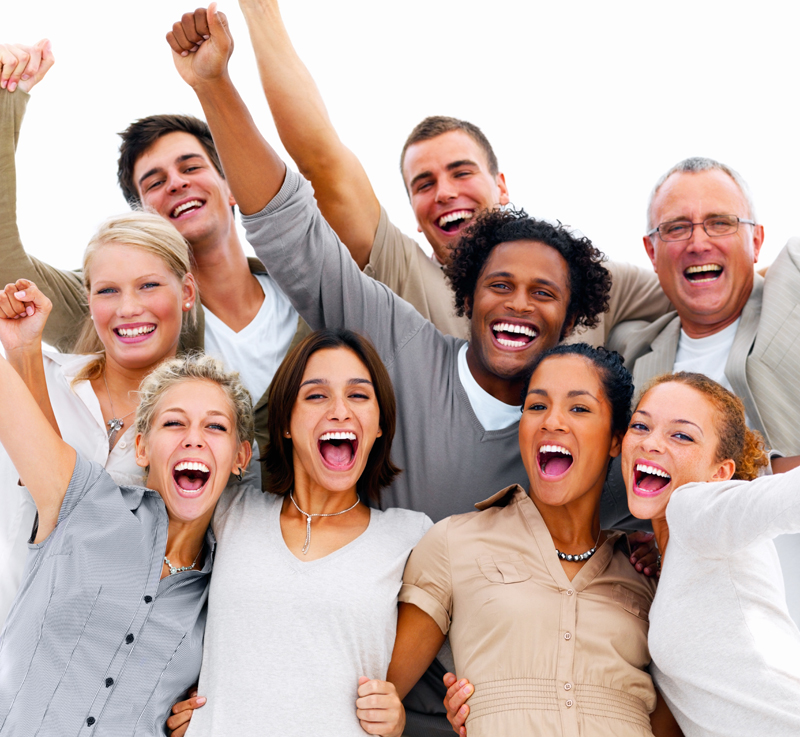
#> input picture 03 - Procesamiento de Imagenes/Imagenes/Grupo.jpg, 800 x 737 px
$ jupyter execute 'd. Clasificacion en Cascada.ipynb'
#> lines starting #> are read from the running program, lines starting #| are printed output that depends on the picture; after the words box and inside, x2 and y2 are one past the last pixel; in counts of white or black regions, pixels touching at a corner belong together
<div class="alert alert-block alert-info">
<span style="color: rgb(0,53,91);">
<center></center>
<font face = "Times New Roman" size = "6"><b><center>Maestría en Sistemas Computacionales</center></b></font>
<font face = "Times New Roman" size = "5"><b><center>Programación para Análisis de Datos</center></b></font>

<b><br><font face = "Times New Roman" size = "4"><center>Unidad 2: Conceptos Generales</center></font>
<font face = "Times New Roman" size = "4"><center>Tema 2.6: Conceptos del Procesamiento de Imágenes</center></font>
<font face = "Times New Roman" size = "4"><center>Subtema d: Clasificación en Cascada</center></font></b>
<div align="right"><font face = "Times New Roman" size = "2">Dr. Iván Esteban Villalón Turrubiates (villalon@iteso.mx)</font></div>
</span></div>

## CLASIFICACIÓN EN CASCADA

Una de las principales aplicaciones de la visión computacional y del procesamiento de imágenes es la detección de objetos.

La detección de objetos empleando **Clasificación en Cascada** basada en el modelo HAAR (*Haar Wavelet*), es una metodología efectiva de detección que fue propuesta por ***Paul Viola*** y ***Michael Jones*** en un artículo del 2001 que puede ser consultado [en esta liga](https://www.cs.cmu.edu/~efros/courses/LBMV07/Papers/viola-cvpr-01.pdf).

Posteriormente, ***Rainer Lienhart***, ***Alexander Kuranov*** y ***Vadim Pisarevsky*** lo implementaron y mejoraron en 2002 con una propuesta que puede ser consultada [en esta liga](http://www.staroceans.org/documents/MRL-TR-May02-revised-Dec02.pdf).

La **Clasificación en Cascada** es una aproximación basada en **Aprendizaje Máquina (Machine Learning)** donde una función en cascada es entrenada a partir de un banco de imágenes con valores positivos y negativos. Posteriormente se emplea para la detección de objetos en otras imágenes.

Por otro lado, **OpenCV** provee un método de entrenamiento con modelos pre-entrenados, los cuales se han instalado con la librería **OpenCV** dentro de la carpeta `Data`, sin embargo, también pueden ser descargados desde [este enlace](https://github.com/opencv/opencv/tree/3.4/data/haarcascades).

La teoría detallada sobre la **Clasificación en Cascada** puede consultarse a través [de esta liga](https://docs.opencv.org/3.4/db/d28/tutorial_cascade_classifier.html).

Existe un tutorial detallado sobre el uso de la **Clasificación en Cascada** en **OpenCV**, el cual puede consultarse a través [de esta liga](https://docs.opencv.org/3.4/dc/d88/tutorial_traincascade.html).

En este subtema se describen algunos principios básicos de la **Clasificación en Cascada** empleando **OpenCV**.

Para ello, se realizará la carga de la imagen con los siguientes pasos:

1. Se cargan las librerías `OpenCV`, `PyLab`, `NumPy` y `Matplotlib`.
2. Se define el método `.rcParams()` de **PyLab** para visualizar la imagen con mejor tamaño.
3. Se lee el archivo `Grupo.jpg`.
4. Se convierte del modo `BGR` a `RGB`.
5. Se convierte del modo `RGB` a `Escala de Grises` ya que se usarán ambos.
7. Se imprime la imagen para verificación.

[cell 1]
#Importación de Librerías
import cv2
import pylab
import numpy as np
import matplotlib.pyplot as plt

#Tamaño de la Imagen
pylab.rcParams['figure.figsize'] = (10.0, 10.0)

#Lectura de la Imagen desde un archivo JPG
Imagen = cv2.imread("./Imagenes/Grupo.jpg")
#> Imagen is the input picture: shape (737, 800, 3); mean B, G, R 167.1, 174.9, 197.2

#Modificación del Espacio de Color
Grupo = cv2.cvtColor(Imagen, cv2.COLOR_BGR2RGB)

#Imagen en Escala de Grises
Gris = cv2.cvtColor(Grupo, cv2.COLOR_RGB2GRAY)
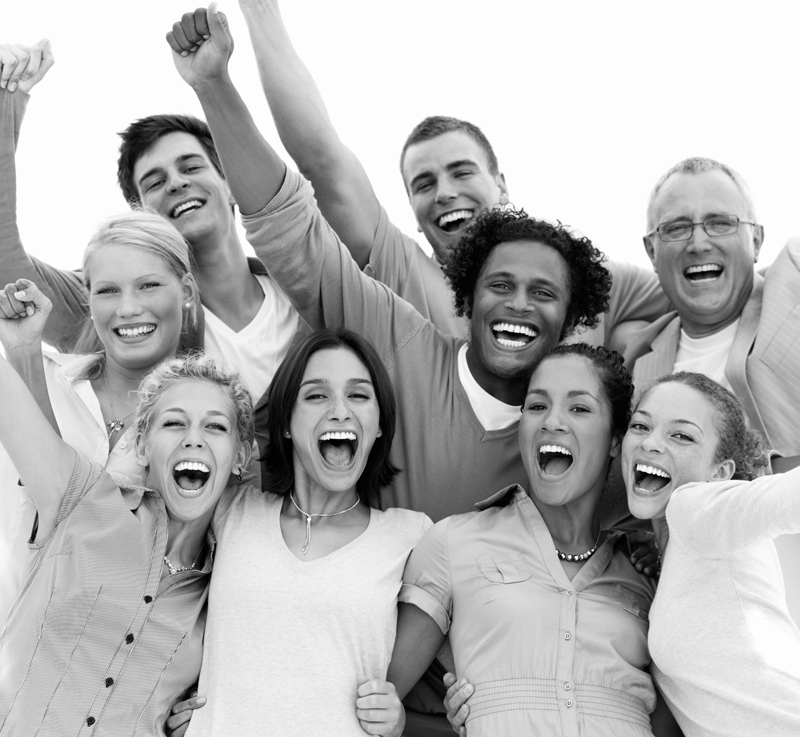
#> Gris: shape (737, 800); min 0, max 255, mean 180.7

#Impresión de la Imagen
plt.imshow(Grupo)
plt.axis('off')
plt.title("Grupo de Personas")
plt.show()

### Detección de Caras
Se empleará el modelo pre-entrenado para la detección de caras en la imagen. Este modelo está almacenado en el archivo `haarcascade_frontalface_default.xml` dentro de la carpeta `Modelos`.

Para ello se debe de cargar el modelo pre-entrenado empleando el método `.CascadeClassifier()`, cuyo argumento es el nombre del archivo `XML` que contiene el entrenamiento.

Posteriormente se aplicará el método `.detectMultiScale(a,b,c)` el cual detecta objetos de diferentes tamaños desde la imagen de entrada con base en el modelo pre-entrenado, y los regresa como una lista de rectángulos. Sus argumentos son:

* El argumento `a`: Indica el nombre de la variable que contiene a la imagen en escala de grises.
* El argumento `b`: Indica el factor de escalamiento, es el tamaño de la reducción en cada iteración.
* El argumento `c`: Indica los vecindarios que cada rectángulo debe tener para mantenerlo.

La documentación detallada del método `.detectMultiScale()` se puede consultar [en esta liga](https://docs.opencv.org/3.4/d1/de5/classcv_1_1CascadeClassifier.html#aaf8181cb63968136476ec4204ffca498).

Para este ejemplo emplearemos la imagen `Grupo` en escala de grises para que sea más correcta la determinación de la operación de **Detección de Caras**, esto es:

[cell 2]
#Lectura del Modelo Pre-Entrenado
modelo_caras = cv2.CascadeClassifier('./Modelos/haarcascade_frontalface_default.xml')

#Operación de Detección de Caras
caras = modelo_caras.detectMultiScale(Gris, 1.3, 5)
#> caras = [[139, 383, 108, 108], [121, 128, 104, 104], [392, 136, 105, 105], [642, 180, 117, 117], [75, 248, 106, 106], [468, 247, 106, 106], [283, 351, 110, 110], [497, 358, 126, 126], [600, 384, 128, 128]]

#Inserción de Rectángulos en la Imagen
for (x,y,w,h) in caras:
     cv2.rectangle(Grupo,(x,y),(x+w,y+h),(255,0,0),2)
#> this loop made 9 passes
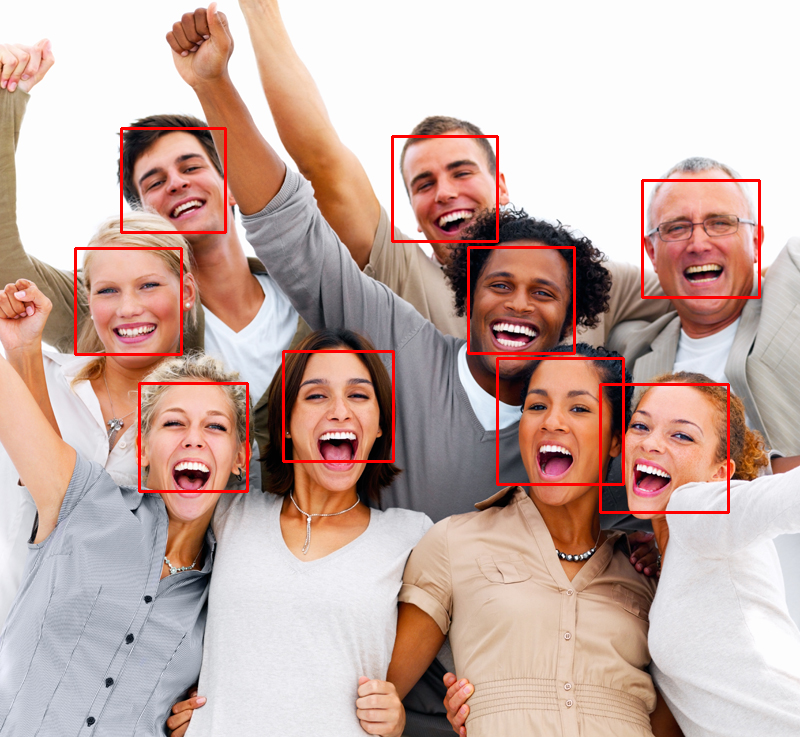
#> Grupo: shape (737, 800, 3); mean R, G, B 199.2, 172.4, 164.8

#Impresión de la Imagen
plt.imshow(Grupo)
plt.axis('off')
plt.title("Detección de Caras")
plt.show()

### Detección de Sonrisas
Se empleará el modelo pre-entrenado para la detección de sonrisas en la imagen. Este modelo está almacenado en el archivo `haarcascade_smile.xml` dentro de la carpeta `Modelos`. Para ello se debe de cargar el modelo pre-entrenado empleando el método `.CascadeClassifier()`, cuyo argumento es el nombre del archivo `XML` que contiene el entrenamiento.

Para este ejemplo emplearemos la imagen `Grupo` en escala de grises para que sea más correcta la determinación de la operación de **Detección de Sorisas**, esto es:

[cell 3]
#Nueva Lectura de la Imagen Original
Prueba = cv2.cvtColor(cv2.imread("./Imagenes/Grupo.jpg"), cv2.COLOR_BGR2RGB)

#Lectura del Modelo Pre-Entrenado
modelo_risas = cv2.CascadeClassifier('./Modelos/haarcascade_smile.xml')

#Operación de Detección de Sonrisas
risas = modelo_risas.detectMultiScale(Gris, 1.3, 15)
#> risas = [[173, 489, 36, 18], [422, 198, 68, 34], [668, 255, 72, 36], [102, 313, 67, 33], [479, 315, 72, 36], [521, 432, 74, 37], [168, 483, 49, 24], [302, 416, 73, 37], [461, 671, 73, 36], [84, 307, 103, 51], [460, 311, 103, 51]]

#Inserción de Rectángulos en la Imagen
for (x,y,w,h) in risas:
     cv2.rectangle(Prueba,(x,y),(x+w,y+h),(0,255,0),2)
#> this loop made 11 passes
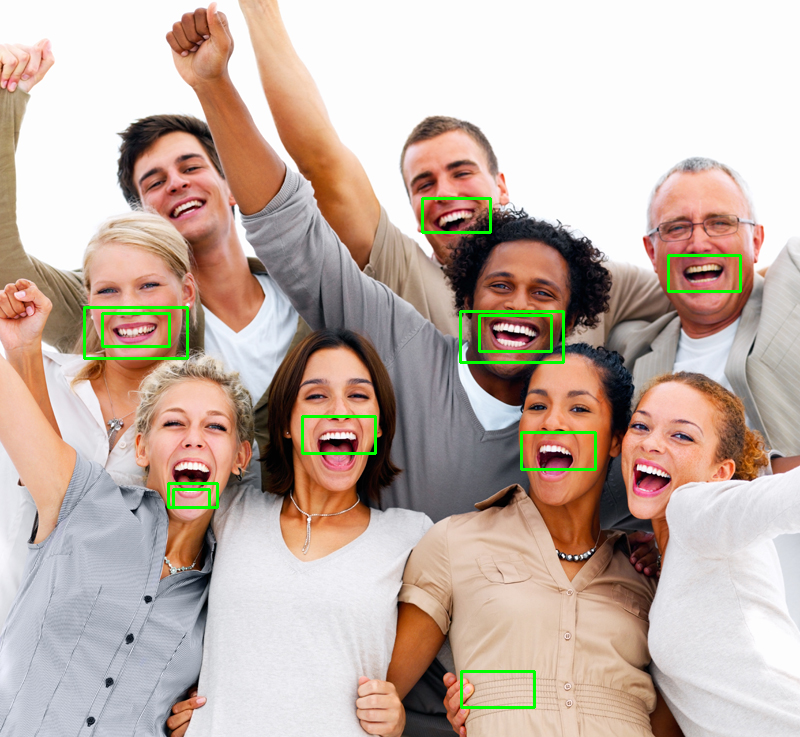
#> Prueba: shape (737, 800, 3); mean R, G, B 195, 176.5, 165.9

#Impresión de la Imagen
plt.imshow(Prueba)
plt.axis('off')
plt.title("Detección de Sonrisas")
plt.show()

Del resultado obtenido, es posible ver que se detectaron las sonrisas de manera adecuada, pero también hay *falsos positivos* y *falsos negativos* como es usual en la aplicación del modelo de **Clasificación en Cascada**.

Por lo tanto, para mejorar este proceso, se considerarán solamente las sonrisas dentro de las caras que fueron detectadas con anterioridad, esto es:

[cell 4]
#Operación de Detección de Sonrisas en Caras
for (x,y,w,h) in caras:
  for (x_s,y_s,w_s,h_s) in risas:
    if( (x <= x_s) and (y <= y_s) and ( x+w >= x_s+w_s) and ( y+h >= y_s+h_s)):
      cv2.rectangle(Grupo, (x_s,y_s),(x_s+w_s,y_s+h_s),(0,255,0),2)
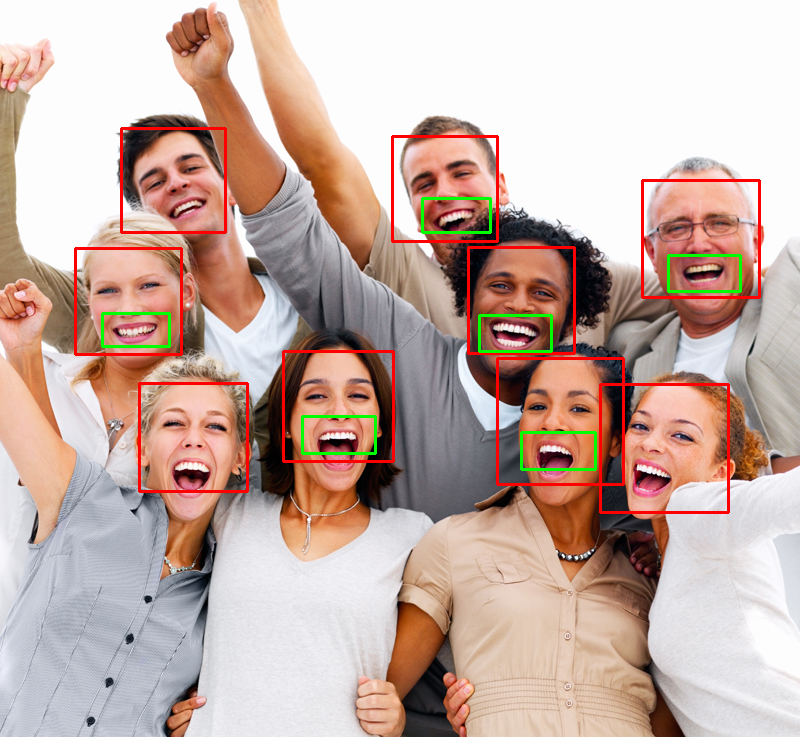
#> Grupo: shape (737, 800, 3); 0.65% of pixels changed, all inside (x1, y1, x2, y2) = (101, 197, 742, 471)

#Impresión de la Imagen
plt.imshow(Grupo)
plt.axis('off')
plt.title("Detección de Caras y Sonrisas")
plt.show()

### Detección de Ojos
Se empleará el modelo pre-entrenado para la detección de ojos en la imagen. Este modelo está almacenado en el archivo `haarcascade_frontalface_default.xml` dentro de la carpeta `Modelos`. Para ello se debe de cargar el modelo pre-entrenado empleando el método `.CascadeClassifier()`, cuyo argumento es el nombre del archivo `XML` que contiene el entrenamiento.

Para este ejemplo emplearemos la imagen `Grupo` en escala de grises para que sea más correcta la determinación de la operación de **Detección de Ojos**, esto es:

[cell 5]
#Nueva Lectura de la Imagen Original
Prueba = cv2.cvtColor(cv2.imread("./Imagenes/Grupo.jpg"), cv2.COLOR_BGR2RGB)

#Lectura del Modelo Pre-Entrenado
modelo_ojos = cv2.CascadeClassifier('./Modelos/haarcascade_eye.xml')

#Operación de Detección de Ojos
ojos = modelo_ojos.detectMultiScale(Gris, 1.3, 1)
#> ojos = 21 rows, first 6: [175, 40, 23, 23], [680, 154, 23, 23], [445, 165, 20, 20], [411, 175, 22, 22], [452, 304, 20, 20], [629, 418, 20, 20]

#Inserción de Rectángulos en la Imagen
for (x,y,w,h) in ojos:
     cv2.rectangle(Prueba,(x,y),(x+w,y+h),(255,255,255),2)
#> this loop made 21 passes
#> (x, y, w, h) on passes 1 to 12: (175, 40, 23, 23), (680, 154, 23, 23), (445, 165, 20, 20), (411, 175, 22, 22), (452, 304, 20, 20), (629, 418, 20, 20), (242, 433, 20, 20), (98, 226, 26, 26), (489, 274, 26, 26), (344, 381, 26, 26), (304, 381, 29, 29), (525, 394, 26, 26)
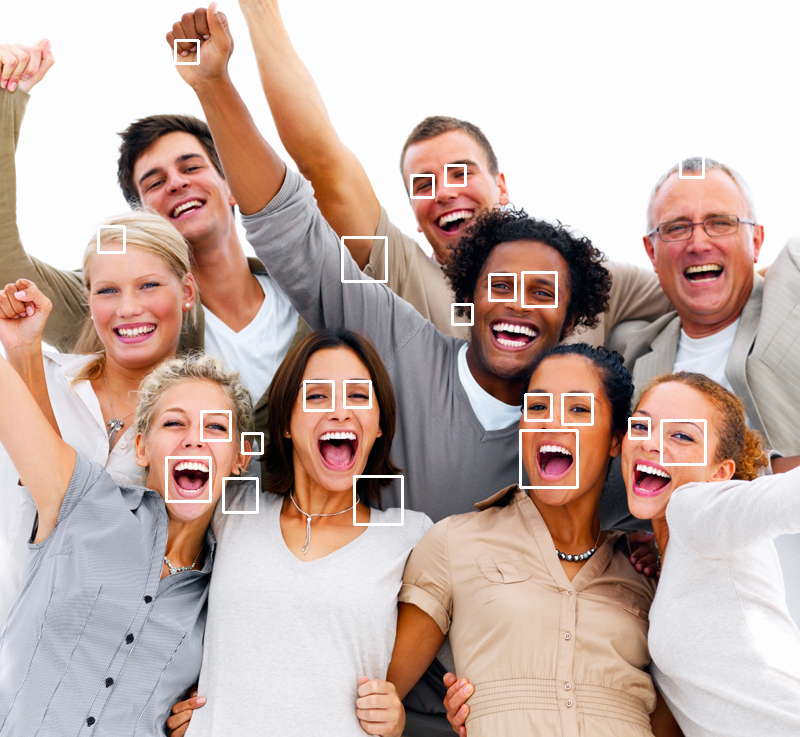
#> Prueba: shape (737, 800, 3); mean R, G, B 198, 176.5, 168.9

#Impresión de la Imagen
plt.imshow(Prueba)
plt.axis('off')
plt.title("Detección de Ojos")
plt.show()

De manera similar al resultado obtenido de la clasificación de sonrisas, es posible ver que se detectaron los ojos de manera adecuada, pero también hay *falsos positivos* y *falsos negativos* como es usual en la aplicación del modelo de **Clasificación en Cascada**.

Por lo tanto, para mejorar este proceso, se considerarán solamente los ojos dentro de las caras que fueron detectadas con anterioridad, esto es:

[cell 6]
#Operación de Detección de Ojos en Caras
for (x,y,w,h) in caras:
  for (x_s,y_s,w_s,h_s) in ojos:
    if( (x <= x_s) and (y <= y_s) and ( x+w >= x_s+w_s) and ( y+h >= y_s+h_s)):
      cv2.rectangle(Grupo, (x_s,y_s),(x_s+w_s,y_s+h_s),(255,255,255),2)
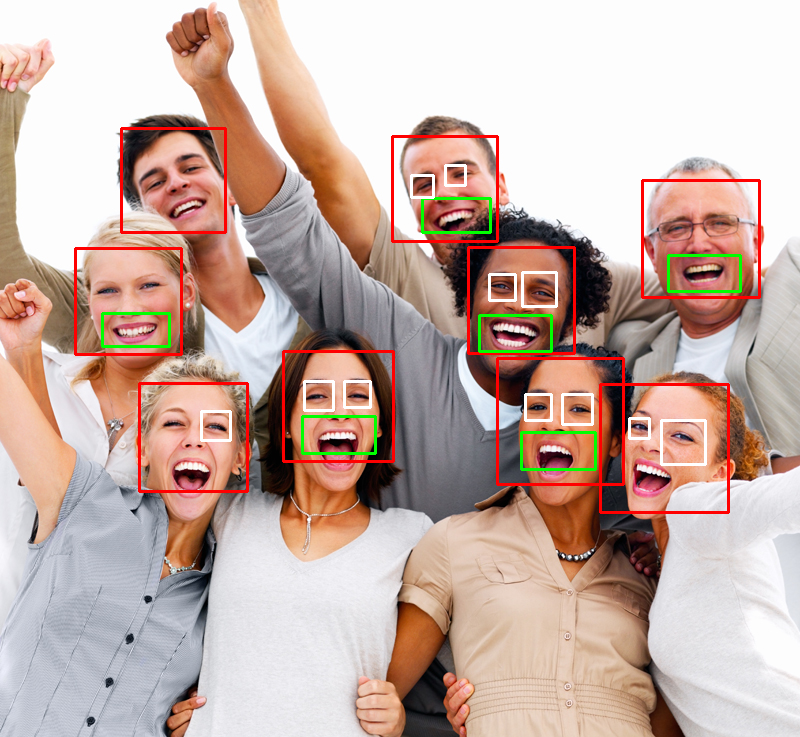
#> Grupo: shape (737, 800, 3); 0.62% of pixels changed, all inside (x1, y1, x2, y2) = (200, 164, 707, 466)

#Impresión de la Imagen
plt.imshow(Grupo)
plt.axis('off')
plt.title("Detección de Caras, Sonrisas y Ojos")
#plt.imsave('./Guardados/Grupo_Clas.jpg', Grupo)
plt.show()

$ run again, with 03 - Procesamiento de Imagenes/Imagenes/Lily.jpg copied over 03 - Procesamiento de Imagenes/Imagenes/Grupo.jpg
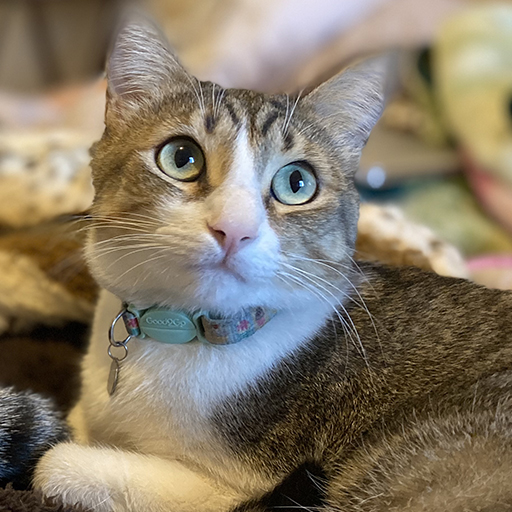
#> input picture 03 - Procesamiento de Imagenes/Imagenes/Lily.jpg, 512 x 512 px
#> Imagen is the input picture: shape (512, 512, 3); mean B, G, R 104.2, 122.3, 133.3
#> caras = ()
#> risas = [[114, 34, 63, 31], [139, 170, 78, 39], [257, 183, 75, 38], [101, 209, 73, 37], [401, 291, 77, 39], [251, 180, 103, 51]]
#> the loop `for (x,y,w,h) in risas:` made 6 passes
#> after the loop `for (x,y,w,h) in risas:`:
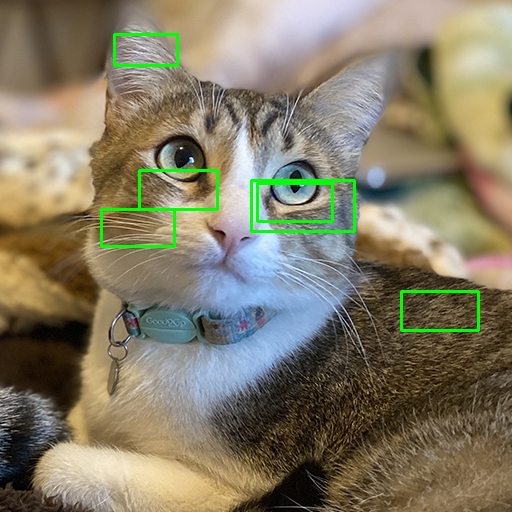
#> Prueba: shape (512, 512, 3); mean R, G, B 131.2, 124.2, 102.3
#> ojos = [[12, 145, 44, 44], [377, 104, 57, 57]]
#> the loop `for (x,y,w,h) in ojos:` made 2 passes
#> after the loop `for (x,y,w,h) in ojos:`:
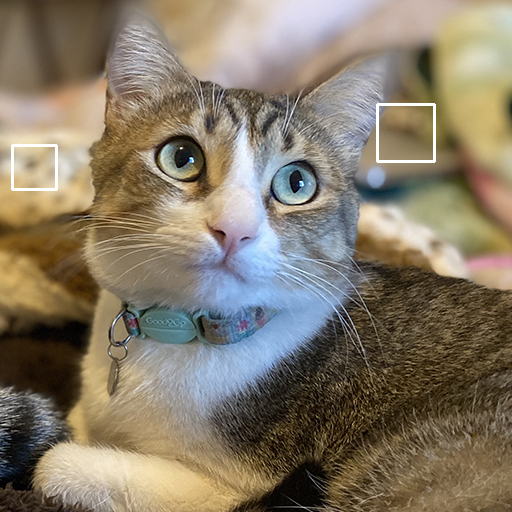
#> Prueba: shape (512, 512, 3); mean R, G, B 133.7, 122.7, 104.8
